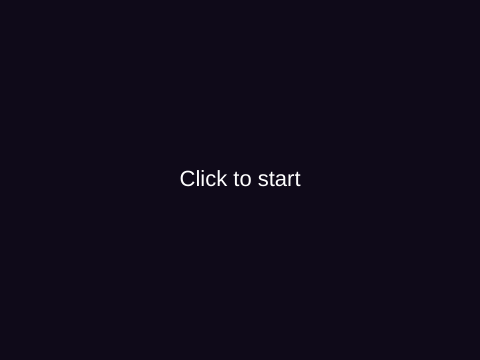
Frame 1 (no input)
Frame 60 (no input): identical to frame 1, image omitted
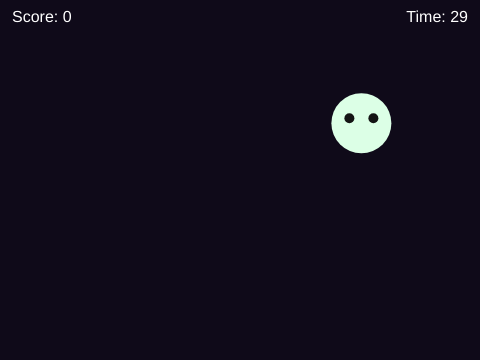
Frame 120 (the mouse pressed at the canvas centre since frame 60)

The p5.js sketch that drew these frames (run headless with seeded random() and noise() and a simulated clock; from frame 60 on, the mouse is pressed at the canvas centre):

// p5.js sketch
// ── sketch.js
let ghost;
let score = 0;
let duration = 30;
let startTime;
let state = 'start';
let spawnEvery = 60;function setup() {
  createCanvas(480, 360);
  spawnGhost();
}function draw() {
  background(15, 10, 25);

  if (state === 'start') {
    textAlign(CENTER, CENTER);
    fill(255);
    textSize(22);
    text('Click to start', width / 2, height / 2);
    return;
  }

  if (state === 'over') {
    textAlign(CENTER, CENTER);
    fill(255);
    textSize(22);
    text('Game over\nScore: ' + score + '\nClick to retry', width / 2, height / 2);
    return;
  }let elapsed = (millis() - startTime) / 1000;
  let timeLeft = max(0, duration - elapsed);
  if (timeLeft <= 0) {
    state = 'over';
    return;
  }if (frameCount % spawnEvery === 0) spawnGhost();
  drawGhost(ghost.x, ghost.y);

  textAlign(LEFT, TOP);
  fill(255);
  textSize(16);
  text('Score: ' + score, 12, 10);
  textAlign(RIGHT, TOP);
  text('Time: ' + ceil(timeLeft), width - 12, 10);
}function mousePressed() {
  if (state === 'start' || state === 'over') {
    state = 'play';
    score = 0;
    startTime = millis();
    spawnGhost();
    return;
  }
  if (dist(mouseX, mouseY, ghost.x, ghost.y) < 30) {
    score++;
    spawnGhost();
  }
}function spawnGhost() {
  ghost = { x: random(40, width - 40), y: random(40, height - 40) };
}

function drawGhost(x, y) {
  noStroke();
  fill(220, 255, 230);
  ellipse(x, y, 60, 60);
  fill(20);
  ellipse(x - 12, y - 5, 10);
  ellipse(x + 12, y - 5, 10);
}
